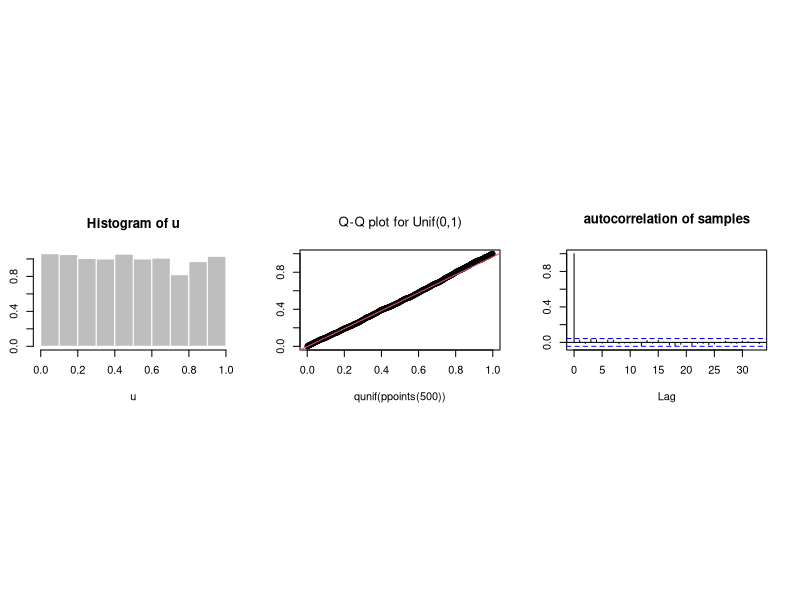
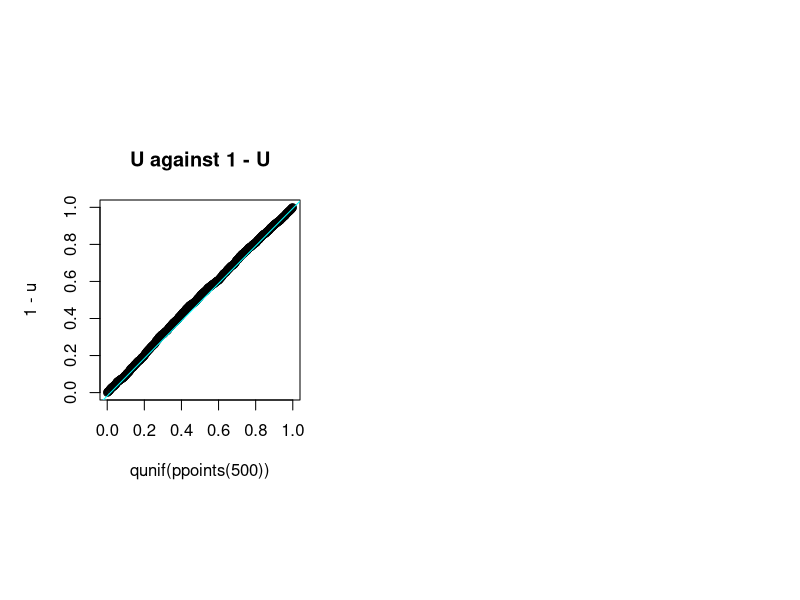
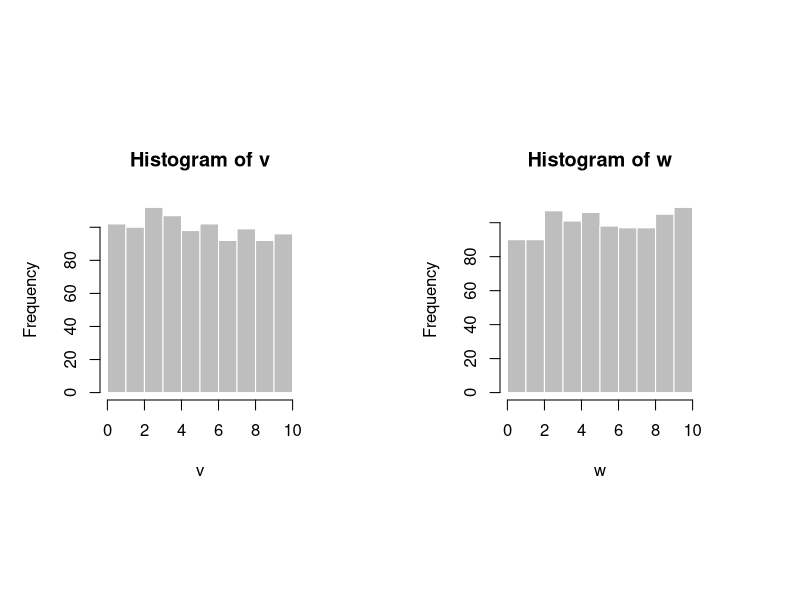
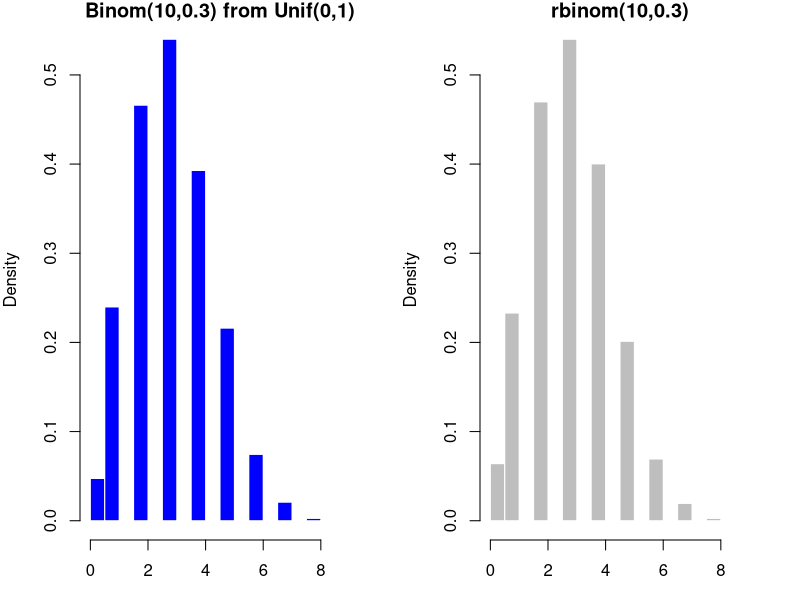
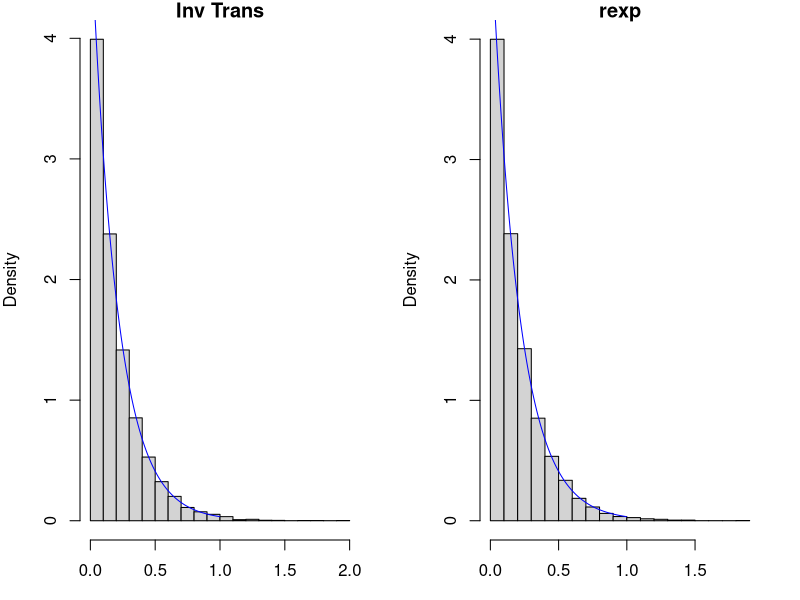
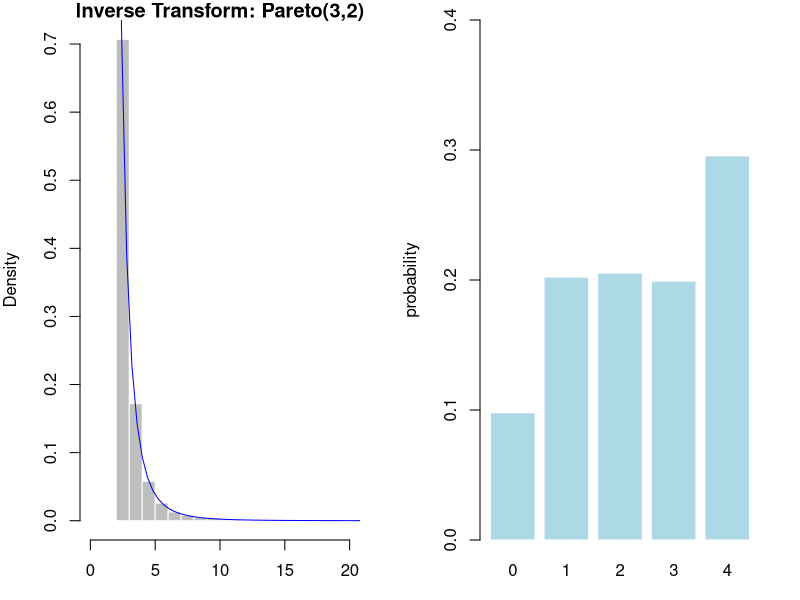
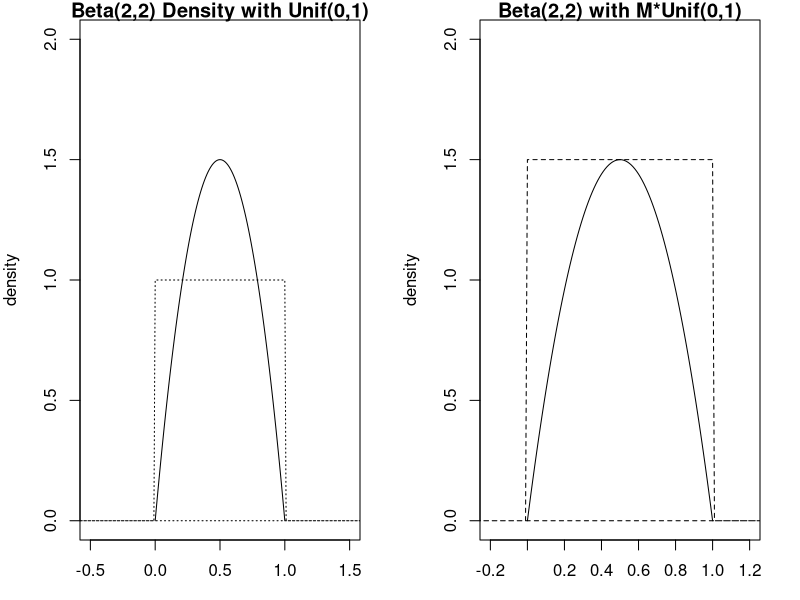
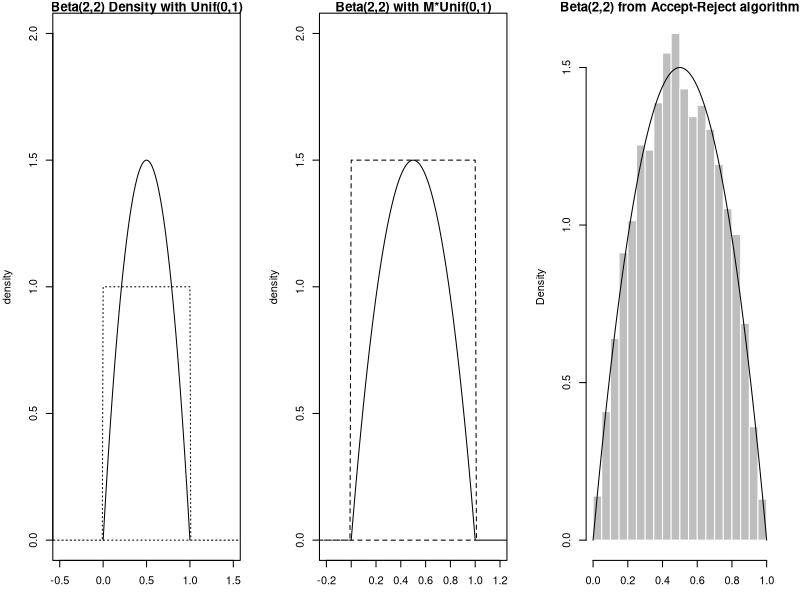

Write R code to recreate these figures, in order.
## ---- chunk 1
u = runif(2000)

par(pin = c(2,1), mfrow = c(1,3))
hist(u, probability=TRUE, col = "gray", border = "white") ## plot histogram

## Q-Q plot for `runif` data against true theoretical distribution:
qqplot(qunif(ppoints(500)), u,  main = expression("Q-Q plot for Unif(0,1)"))
qqline(u, distribution = qunif, prob = c(0.1, 0.6), col = 2)


acf(u, main = "autocorrelation of samples")  ## autocorrelation function

## ---- chunk 2
require(graphics)
palette(value = rainbow(2))

par(pin = c(2,2), mfrow = c(1,2))
qqplot(qunif(ppoints(500)),1-u, main = "U against 1 - U")
qqline(u, distribution = qunif, col = 2)


## ---- chunk 3
par(mfrow = c(1,2))
v = 10 * runif(1000, 0, 1) ## v ~ unif(0, 10)
hist(v, col = "gray", border = "white")

w = runif(1000, 0, 10) ## unif(0, 10)
hist(w, col = "gray", border = "white")


## ---- chunk 4
## let's simulate 10,000 samples from bin(n=10, p = 0.3)
N = 10000 ## number of Unif and Binomial samples
n = 10 ## number of bernoulli trials for each bernoulli sample
p = 0.3 ## theoretical p
u =  runif(n = (n*N))
x = as.numeric(u <= p) ## convert bools to 1 and 0; Bernoulli samples
m = matrix(data = x , nrow = N, ncol = n)
Binom_samples = rowSums(m) ## binomial samples
## ---- chunk 5
par(mfrow = c(1,2), mar = c(3, 4, 1, 2))
hist(Binom_samples, probability = TRUE, main = "Binom(10,0.3) from Unif(0,1)", 
     col = "blue", border = "white")
hist(rbinom(n = N, size = n, prob = p), probability = TRUE, main = "rbinom(10,0.3)",
     col = "gray", border = "white")
par(mfrow=c(1,1))



## ---- chunk 6
N = 10^4
u = runif(N)

fInv = function(u){
  (-1/5) * log(u) ## or log(1-u)
}

outSamples = fInv(u)

## ---- chunk 7
## not for show
## echo = FALSE
par(mfrow = c(1,2), mar = c(3, 4, 1, 2))
hist(outSamples, probability = TRUE, main = "Inv Trans")
lines(x = ppoints(200), y = dexp(x = ppoints(200), rate = 5), 
      col = "blue")
hist(rexp(n = N, rate = 5), probability = TRUE, main = "rexp")
lines(x = ppoints(200), y = dexp(x = ppoints(200), rate = 5), 
      col = "blue")
## ---- chunk 8
set.seed(123)
n = 1000
U =runif(n)
a = 3
b = 2
X = b*(1-U)^(-1/a)
pareto = function(x){(a*(b^a)/x^(a+1))}

summary(X)

## ---- chunk 9
hist(X, probability = TRUE, breaks = 25, xlim =c(0, 20),
     col = "gray", border = "white",
     main = "Inverse Transform: Pareto(3,2)", xlab = "x")
curve(pareto(x), from = 0, to = 40, add = TRUE, col = "blue")

## ---- chunk 10
cdf = c(0.0, 0.1, 0.3, 0.5, 0.7, 1.0) ## cumulative probabilities
results = numeric(length = 10000) ## creates a vector of zeros
u = runif(10000)
for(i in 2:6){
    ind = (cdf[i-1] < u) & (u <= cdf[i])
    results[ind] <- (i-2) ## returns an index for x vals
}

table(results) / 10000

## ---- chunk 11
z = table(results) / 10000
barplot(z, border = "white", col = "lightblue", xlab = "x", ylab = "probability", ylim = c(0, 0.4))

## ---- chunk 12

par(mfrow = c(1,2), mar = c(3, 4, 1, 2))
beta <- function(x) 6*x*(1-x)
M = 1.5
## plot 2
curve(expr = beta, from = 0, to = 1, 
      xlim = c(-0.5, 1.5), ylim = c(0,2),
      main = "Beta(2,2) Density with Unif(0,1)",
      xlab = "x", ylab = "density")

x = seq(from = -1, to = 2, by = 0.01)
Unif1 = function(x){ ifelse(x >= 0 & x <= 1, 1, 0) }
polygon(x, Unif1(x), lty = 9)

## plot 3
curve(expr = beta, from = 0, to = 1, 
      xlim = c(-0.2, 1.2), ylim = c(0,2),
      main = "Beta(2,2) with M*Unif(0,1)",
      xlab = "x", ylab = "density")

Unif2 = function(x){ ifelse(x >= 0 & x <= 1, 1*M, 0) }
polygon(x, Unif2(x), lty = 2)

#abline(h = 1.5, col = "red")
par(mfrow=c(1,1))


## ---- chunk 13
## Accept-Reject
M = 1.5
X = rep(x = NA, 5) ## create a vector of length 5 of NAs
set.seed(123)
f <- function(x){ 6*x*(1 - x)} ## pdf of Beta(2,2)
g <- function(x){ 1 } ## pdf of Unif(0,1) is just 1

n = 10000

## ---- chunk 14

for(i in 1:5){
  print(paste("Run: ", i))
  u = round(runif(1), 5)
  y = round(runif(1), 5)
  accept <- u <= f(y)/(M* g(y))
  print(paste("U: ", u, "and Y:", y, "and f/M*g: ",f(y)/(M* g(y))))
  print(paste("Accept? ", accept))
  if(accept){
    X[i] <- y
  }
}

## ---- chunk 15
X = rep(NA, n); M = 1.5
i = 0 ## index set to start at 0
while(sum(is.na(X))){
  U = runif(1); Y = runif(1)
  accept <- U <= f(Y)/(M*g(Y))
  if(accept){
    i = i+1 ## update the index
    X[i] <- Y
  }
}

round(summary(X), 4)
round(qbeta(p = c(0, 0.25, 0.5, 0.75, 1), 2, 2), 4)
## ---- chunk 16
par(mfrow = c(1,3), mar = c(3, 4, 1, 2))
beta <- function(x) 6*x*(1-x)

## plot 1
curve(expr = beta, from = 0, to = 1, 
      xlim = c(-0.5, 1.5), ylim = c(0,2),
      main = "Beta(2,2) Density with Unif(0,1)",
      xlab = "x", ylab = "density")

x = seq(from = -1, to = 2, by = 0.01)
Unif1 = function(x){ ifelse(x >= 0 & x <= 1, 1, 0) }
polygon(x, Unif1(x), lty = 9)

## plot 2
curve(expr = beta, from = 0, to = 1, 
      xlim = c(-0.2, 1.2), ylim = c(0,2),
      main = "Beta(2,2) with M*Unif(0,1)",
      xlab = "x", ylab = "density")

Unif2 = function(x){ ifelse(x >= 0 & x <= 1, 1*M, 0) }
polygon(x, Unif2(x), lty = 2)

## plot 3
hist(X, xlab = "X", main = "Beta(2,2) from Accept-Reject algorithm", 
     probability = TRUE, col = "gray", border = "white")
curve(expr = beta, from = 0, to = 1, add = TRUE)

## ---- chunk 17
N = 1000; U = runif(N); Y = runif(N); M = 1.5

f <- function(x){ 6*x*(1 - x)} ## pdf of Beta(2,2)
g <- function(x){ 1 } ## pdf of Unif(0,1) is just 1

accept <- U*M < f(Y)/(g(Y))

mean(accept) ## acceptance rate
print(1/M) ## probability of acceptance

## ---- chunk 18
par(mar = c(3, 4, 1, 2))
palette(value = rainbow(6))
plot(Y, U*M, col = as.numeric(accept)+3, 
     xlim = c(-0.2, 1.2), ylim = c(0,2),
     main = "Accept-Reject with M = 1.5")

curve(expr = beta, from = 0, to = 1, 
      xlim = c(-0.5, 1.5), ylim = c(0,2),
      main = "Beta(2,2) with M*Unif(0,1)",
      xlab = "x", ylab = "density", add = TRUE,
      lwd = 4)

Unif2 = function(x){ ifelse(x >= 0 & x <= 1, 1*M, 0) }
polygon(x, Unif2(x), lty = 2, lwd = 2)

## ---- chunk 19
N = 10000
Z = rnorm(n = 2*N, mean = 0, sd = 1)
Z = matrix(data = Z, nrow = N, ncol = 2)

transfromation <- function(vec){
  R = sqrt(sum(vec^2))
  #R = sqrt(vec[1]^2 + vec[2]^2)
  return(R)
}

R_Out = apply(X = Z, MARGIN = 1, FUN = transfromation)

summary(R_Out)
sqrt(pi/2) ## theoretical mean

## ---- chunk 20

hist(R_Out, col = "gray", border = "white")
## compare with Rayleigh {VGAM}	

## ---- chunk 21
par(mar = c(3, 4, 1, 2))
a = 3                                                    
b = 10

A = matrix(rexp(10000*a, 1), ncol = a)
B = matrix(rexp(10000*b, 1), ncol = b)
numerator = rowSums(A)
denom = rowSums(A) + rowSums(B)
betasamples = numerator/denom

hist(betasamples, probability=TRUE, col = "gray", border = "white")
curve(dbeta(x, a, b), from=0, to=1, add=TRUE, lty=3, lwd = 2)


## ---- chunk 22
n = 10000
x = rexp(n=n, rate = 1)
mat = matrix(data = x, ncol = 4)
chisqResults = rowSums(mat)
par(mfrow = c(1, 3))
hist(chisqResults)
hist(rchisq(n, df = 2*4))
qqplot(x = chisqResults, y = rchisq(n, 8))


## ---- chunk 23
b = 4
a = 2
n = 10000
x = rexp(n, 1)
mat = matrix(x, ncol = a)
gammaResults = b*rowSums(mat)
qqplot(x = gammaResults, y = rgamma(n,a,b))
